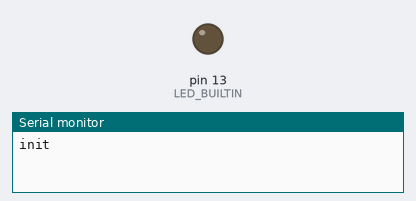
The sketch below on a simulated Arduino Uno, built with avr-gcc and run on an emulated ATmega328P. On the bench: output pins drawn as LEDs (lit = HIGH), the last lines printed to the serial monitor.

Above: at 0.1 s.
At 64.9 s:
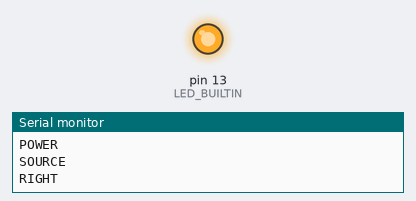
Timing chart, 0 to 66.5 s (numbered marks = the images above):
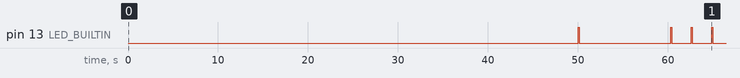

The sketch:

TR_AUTO_TV_IR.ino
```cpp
/*
 *  based on https://learn.adafruit.com/using-an-infrared-library/hardware-needed
 *  D3 output !!! IR led via 1kphm, !!! can't change IO in code only in IRLibHardware.h
*/
#include <Arduino.h>
#include "LG_code.h" // IR code list

#define IR_SEND_PIN 3
#include <IRremote.hpp> // include the library

#define SERIAL_BAUD_RATE  (115200)   // vitesse du port série (Serial Monitor)
#define SERIAL_TIMEOUT    (1)        // timeout de lecture série (ms ou valeur utilisée par setTimeout)

const int IR_STABLE_TIME = 2000;
const int POWER_STABLE_TIME = 10000;
const int32_t DELAY_BEFORE_START = 50000;
// Nombre total d'envois souhaité (1 = une seule trame, 2 = 2 trames, etc.)
int sendCount = 2;
int sendCountstart = 5;


void BLINK() {
  digitalWrite(LED_BUILTIN, HIGH);  // turn the LED on (HIGH is the voltage level)
  delay(100);                      // wait for a second
  digitalWrite(LED_BUILTIN, LOW);   // turn the LED off by making the voltage LOW
  delay(100);                      // wait for a second
}
// ===================== SEND FUNCTION =====================
// Envoie une trame IR "PulseDistanceWidth" avec les timings ci-dessus.
// Paramètres:
//   - data: le code IR (sur 24 bits ici)
//   - sendCount: nombre total d'envois (1 = une fois, 2 = deux fois, ...)
void sendIR_NEC(uint32_t data, uint8_t sendCount) {
  if (sendCount == 0) return; // sécurité : si 0, on n'envoie rien
  // Dans IRremote, on doit fournir "numberOfRepeats" = répétitions après le 1er envoi.
  // Exemple: sendCount=1 -> repeats=0 ; sendCount=3 -> repeats=2
  uint8_t repeats = sendCount - 1;

  IrSender.sendNECRaw(data,repeats);

  BLINK();
}


void setup() {
  // Initialise la communication série pour debug/monitoring
  Serial.begin(SERIAL_BAUD_RATE);
  Serial.setTimeout(SERIAL_TIMEOUT);
  pinMode(LED_BUILTIN, OUTPUT);


  // Initialise l'émetteur IR (broche d'émission définie par IR_SEND_PIN / config IRremote)
  // NOTE: selon la config IRremote, la broche est prise depuis PinDefinitionsAndMore.h
  IrSender.begin();

  // Coupe la LED de feedback (sinon elle clignote à chaque envoi IR)
  disableLEDFeedback();

  // Message de debug pour confirmer l'initialisation
  Serial.println("init");
  delay(DELAY_BEFORE_START); // wait 10 sec to make sure tv is on

  sendIR_NEC(POWER,sendCountstart);
  Serial.println("POWER");
  delay(POWER_STABLE_TIME); // wait 10 sec to make sure tv is on

  sendIR_NEC(SOURCE,sendCount);
  Serial.println("SOURCE");
  delay(IR_STABLE_TIME); // wait 10 sec to make sure tv is on

  sendIR_NEC(RIGHT,sendCount);
  Serial.println("RIGHT");
  delay(IR_STABLE_TIME); // wait 10 sec to make sure tv is on

  sendIR_NEC(OK,sendCount);
  Serial.println("OK");
  delay(IR_STABLE_TIME); // wait 10 sec to make sure tv is on


}

void loop() {
}
```

LG_code.h
```cpp
// IR codes for MAG remote
//work with protocole NEC 32 bits

#define POWER        0xF708FB04
#define SOURCE       0xF40BFB04
#define Mute         0xF609FB04
#define UP           0xBF40FB04
#define DOWN         0xBE41FB04
#define OK           0xBB44FB04
#define VOL_UP       0xFF00FB04
#define VOL_DOWN     0xFE01FB04
#define MENU         0x837CFB04
#define LEFT         0xF807FB04
#define RIGHT        0xF906FB04
```
